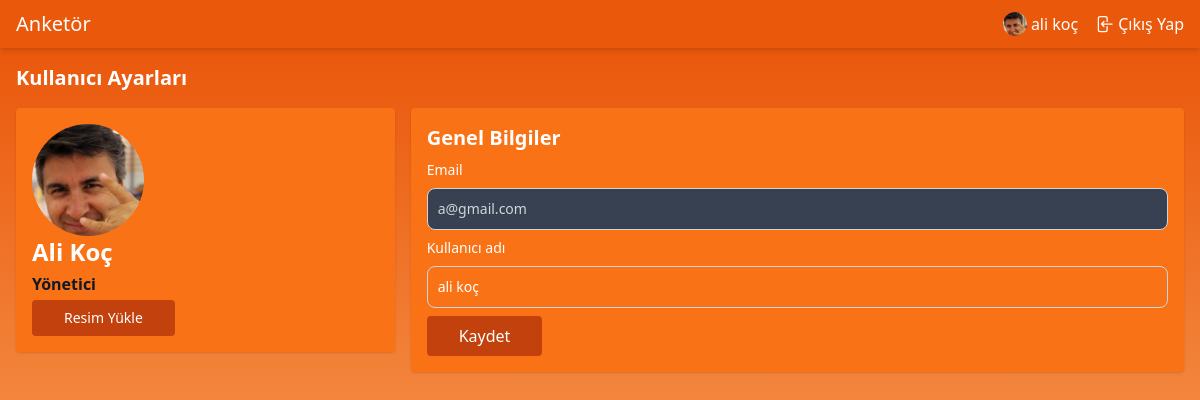
/account/edit (signed in), run on an earlier commit of the app's database.
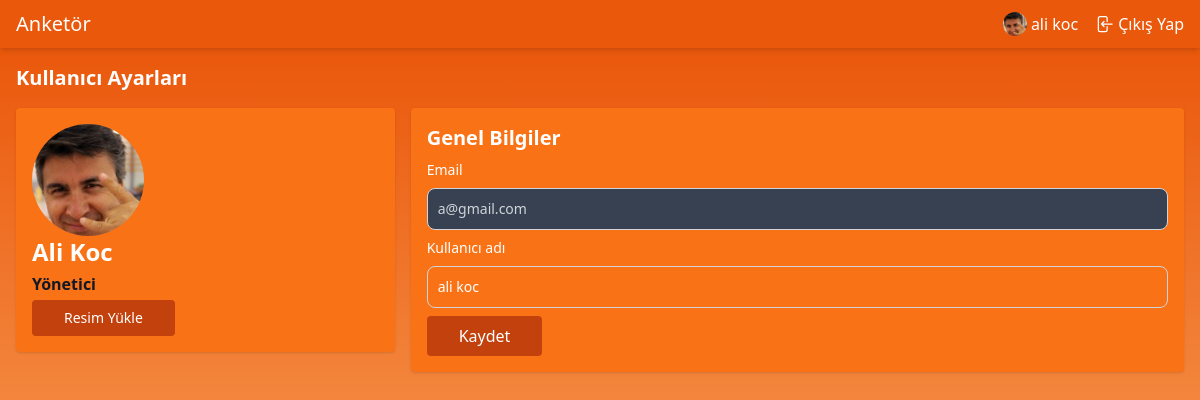
And on a later commit of the database.
### apps/account/models.py (models this page shows, shortened)
class User(AbstractBaseUser, PermissionsMixin):
    email = models.EmailField(max_length=254, unique=True)
    name = models.CharField(max_length=254, null=True, blank=True)
    is_staff = models.BooleanField(default=False)
    is_superuser = models.BooleanField(default=False)
    is_active = models.BooleanField(default=True)
    last_login = models.DateTimeField(null=True, blank=True)
    date_joined = models.DateTimeField(auto_now_add=True)
    USERNAME_FIELD = 'email'
    EMAIL_FIELD = 'email'
    REQUIRED_FIELDS = ["name"]
    objects = UserManager()
    class Meta:
        verbose_name = "Kullanıcı"
        verbose_name_plural = "Kullanıcılar"

class Profile(models.Model):
    user = models.OneToOneField(User, on_delete=models.CASCADE)
    image = models.ImageField(default='profile_pictures/def_profile.jpg', upload_to='profile_pictures')
    class Meta:
        verbose_name = "Profil"
        verbose_name_plural = "Profiller"

### apps/account/views.py (the view)
# urls.py: path("edit", AccountEdit.as_view(), name="account.edit"),
class AccountEdit(LoginRequiredMixin, View):
    template_name = "account/edit.html"
    def get(self, request):
        return render(request, self.template_name)

### apps/account/templates/account/edit.html (shortened to what this page needs)
{% extends "base.html" %}
{% load static %}
{% block content %}
  <section id="accountEdit" class="bg-gradient-to-b from-orange-600 to-orange-300">
    <div>
      <div class="grid gap-4 grid-cols-3 p-4">
        <div class="col-span-full">
          <h1 class="font-semibold text-white text-xl">Kullanıcı Ayarları</h1>
        </div>
        <div class="col-span-full md:col-auto">
          <div class="p-4 bg-orange-500 rounded shadow">
            <div class="flex sm:block space-x-2 sm:space-x-0">
              <img src="{{ MEDIA_URL }}{{ user.profile.image.url }}" alt="profile-picture"
                   class="w-28 rounded-full">
              <div class="flex flex-col justify-between space-y-1 sm:space-x-0">
                <h1 class="text-2xl text-white font-semibold">
                  {% if user.name %}{{ user.name|title }}{% else %}{{ user.email }}{% endif %} </h1>
                <h1 class="text-gray-900 font-semibold">
                  {% if user.is_superuser %}
                    Yönetici
                  {% elif user.is_staff %}
                    Yetkili
                  {% else %}
                    Kullanıcı
                  {% endif %}
                </h1>
                <form id="pi-update-form" action="{% url "account.profilephoto.update" %}" method="post"
                      enctype="multipart/form-data">
                  <button
                    type="button"
                    id="upload-image"
                    class="flex space-x-1 text-white bg-orange-700 hover:bg-orange-800 font-medium rounded text-sm px-8 py-2">
                    Resim Yükle
                  </button>
                </form>
              </div>
            </div>
          </div>
        </div>
        <div class="col-span-full md:col-span-2">
          <div class="p-4 bg-orange-500 rounded shadow">
            <h1 class="text-xl text-white font-semibold mb-2">Genel Bilgiler</h1>
            <form action="{% url "account.update" %}" class="space-y-2" method="post">
              <div>
                <label for="email" class="block mb-2 text-sm font-medium text-white">Email</label>
                <input type="text" id="email"
                       value="{{ user.email }}"
                       class="bg-orange-500 border disabled:bg-gray-700 disabled:text-gray-300 border-gray-300 placeholder-white text-white text-sm rounded-lg focus:ring-orange-500 focus:border-orange-500 block w-full p-2.5"
                       placeholder="Email" disabled>
              </div>
              <div>
                <label for="name" class="block mb-2 text-sm font-medium text-white">Kullanıcı adı</label>
                <input type="text" id="name" name="name"
                       value="{{ user.name }}"
                       class="bg-orange-500 border border-gray-300 placeholder-white text-white text-sm rounded-lg focus:ring-orange-500 focus:border-orange-500 block w-full p-2.5"
                       placeholder="Kullanıcı adı" required>
              </div>
              <button type="submit" class="text-white bg-orange-700 hover:bg-orange-800 rounded px-8 py-2">Kaydet
              </button>
            </form>
          </div>
        </div>
      </div>
    </div>
  </section>
{% endblock %}

### templates/header.html (shortened to what this page needs)
{% load static %}
<header class="sticky w-full top-0 left-0 right-0 bottom-auto z-[990] bg-orange-600 text-white shadow-md p-2.5 px-4">
  <div class="flex items-center align-middle justify-between">
    <div>
      <a href="{% url "home" %}">
        <span class="text-xl font-medium">Anketör</span>
      </a>
    </div>
    <div class="flex justify-around items-center space-x-4">
      {% if not user.is_authenticated %}
        <a class="flex items-center space-x-1 hover:underline" href="{% url 'login' %}">
          <svg xmlns="http://www.w3.org/2000/svg" fill="none" viewBox="0 0 24 24" stroke-width="1.5"
               stroke="currentColor" class="w-5 h-5">
            <path stroke-linecap="round" stroke-linejoin="round"
                  d="M17.982 18.725A7.488 7.488 0 0012 15.75a7.488 7.488 0 00-5.982 2.975m11.963 0a9 9 0 10-11.963 0m11.963 0A8.966 8.966 0 0112 21a8.966 8.966 0 01-5.982-2.275M15 9.75a3 3 0 11-6 0 3 3 0 016 0z"></path>
          </svg>
          <span class="font-sans">Giriş Yap</span>
        </a>
      {% else %}
        <a href="{% url "poll.index" %}" class="flex hover:underline items-center space-x-1">
          <img class="w-6 rounded-full" src="{{ MEDIA_URL }}{{ user.profile.image.url }}"
               alt="{{ user.name }} profile image">
          <span>
            {% if user.name %} {{ user.name }} {% else %} {{ user.email }} {% endif %}
        </span>
        </a>
        <a class="flex items-center space-x-1 hover:underline" href="{% url 'logout' %}">
          <span class="font-sans">Çıkış Yap</span>
        </a>
      {% endif %}
    </div>
  </div>
</header>

What changed in the data, as far as the page shows it:
changed User "a@gmail.com": name "ali koç" → "ali koc"; name "Ali Koç" → "Ali Koc"
